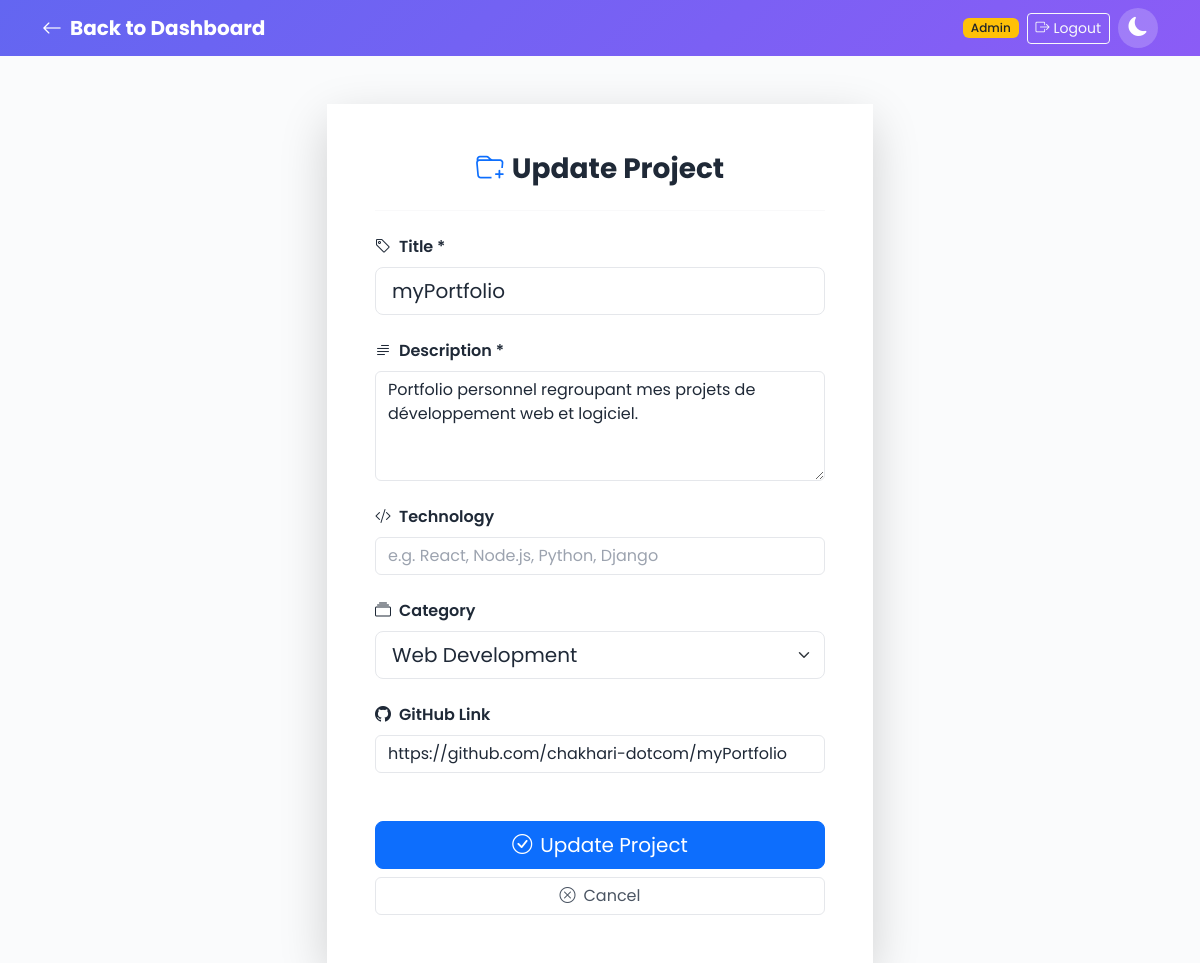
The app's page /admin-panel/projects/9/edit/ (signed in) with its own data.
### base/models.py (models this page shows, shortened)
class Project(models.Model):
    title = models.CharField(max_length=200)
    description = models.TextField(blank=True)
    category = models.CharField(max_length=100, blank=True)
    technology = models.CharField(max_length=200, blank=True)
    github_link = models.URLField(blank=True)
    image = models.ImageField(upload_to='projects/', blank=True, null=True)
    created = models.DateTimeField(auto_now_add=True, null=True)
    class Meta:
        ordering = ['-created']

### base/views.py (the view, shortened to what this page needs)
# urls.py: path('admin-panel/projects/<int:pk>/edit/', views.project_update, name='project_update'),
@login_required(login_url='login')
@user_passes_test(is_admin, login_url='login')
def project_update(request, pk):
    project = get_object_or_404(Project, pk=pk)
    return render(request, 'base/project_form.html', {'action': 'Update', 'project': project})

### base/views.py (called while the page is built)
def is_admin(user):
    return user.is_superuser or user.is_staff

### base/templates/base/project_form.html (shortened to what this page needs)
{% load static %}
<!DOCTYPE html>
<html lang="en">
<head>
    <link href="https://cdn.jsdelivr.net/npm/bootstrap@5.3.0/dist/css/bootstrap.min.css" rel="stylesheet">
    <link rel="stylesheet" href="https://cdn.jsdelivr.net/npm/bootstrap-icons@1.11.0/font/bootstrap-icons.min.css">
    <link rel="stylesheet" type="text/css" href="{% static 'css/main.css' %}">
</head>
<body>
<nav class="navbar navbar-dark bg-gradient">
    <div class="container">
        <a class="navbar-brand fw-bold" href="{% url 'admin_dashboard' %}">
            <i class="bi bi-arrow-left me-2"></i>Back to Dashboard
        </a>
        <div class="d-flex align-items-center gap-2">
            <span class="badge bg-warning text-dark">Admin</span>
            <a href="{% url 'logout' %}" class="btn btn-outline-light btn-sm">
                <i class="bi bi-box-arrow-right me-1"></i>Logout
            </a>
            <button class="theme-toggle" onclick="toggleTheme()" title="Toggle Dark Mode">
                <i class="bi bi-moon-fill" id="theme-icon"></i>
            </button>
        </div>
    </div>
</nav>
<div class="container mt-5">
    <div class="row justify-content-center">
        <div class="col-md-8 col-lg-6">
            <div class="card border-0 shadow-lg rounded-4">
                <div class="card-body p-5">
                    <h3 class="fw-bold text-center mb-4">
                        <i class="bi bi-folder-plus me-2 text-primary"></i>{{ action }} Project
                    </h3>
                    <hr>
                    <form method="POST" class="mt-4">
                        <div class="mb-4">
                            <label class="form-label fw-semibold"><i class="bi bi-tag me-2"></i>Title *</label>
                            <input type="text" name="title" class="form-control form-control-lg"
                                value="{{ project.title|default:'' }}"
                                placeholder="Enter project title" required>
                        </div>
                        <div class="mb-4">
                            <label class="form-label fw-semibold"><i class="bi bi-text-paragraph me-2"></i>Description *</label>
                            <textarea name="description" class="form-control" rows="4"
                                placeholder="Describe your project...">{{ project.description|default:'' }}</textarea>
                        </div>
                        <div class="mb-4">
                            <label class="form-label fw-semibold"><i class="bi bi-code-slash me-2"></i>Technology</label>
                            <input type="text" name="technology" class="form-control"
                                value="{{ project.technology|default:'' }}"
                                placeholder="e.g. React, Node.js, Python, Django">
                        </div>
                        <div class="mb-4">
                            <label class="form-label fw-semibold"><i class="bi bi-collection me-2"></i>Category</label>
                            <select name="category" class="form-select form-select-lg">
                                <option value="Web Development" {% if project.category == 'Web Development' %}selected{% endif %}>Web Development</option>
                            </select>
                        </div>
                        <div class="mb-4">
                            <label class="form-label fw-semibold"><i class="bi bi-github me-2"></i>GitHub Link</label>
                            <input type="url" name="github_link" class="form-control"
                                value="{{ project.github_link|default:'' }}"
                                placeholder="https://github.com/chakhari-dotcom/...">
                        </div>
                        <div class="d-grid gap-2 mt-5">
                            <button type="submit" class="btn btn-primary btn-lg">
                                <i class="bi bi-check-circle me-2"></i>{{ action }} Project
                            </button>
                            <a href="{% url 'admin_dashboard' %}" class="btn btn-outline-secondary">
                                <i class="bi bi-x-circle me-2"></i>Cancel
                            </a>
                        </div>
                    </form>
                </div>
            </div>
        </div>
    </div>
</div>
</body>
</html>

### staticfiles/css/main.css (style rules this page uses)
:root { --bg-primary: #fafbfc; --bg-secondary: #f3f4f6; --bg-card: #ffffff; --text-primary: #1f2937; --text-secondary: #4b5563; --text-muted: #9ca3af; --border-color: #e5e7eb; --accent-primary: #6366f1; --accent-secondary: #8b5cf6; --shadow-color: rgba(0, 0, 0, 0.06); --navbar-bg: linear-gradient(135deg, #6366f1 0%, #8b5cf6 100%); --footer-bg: linear-gradient(135deg, #1f2937 0%, #111827 100%); --hero-bg: linear-gradient(135deg, #fafbfc 0%, #f3f4f6 100%); }
body { font-family: 'Poppins', sans-serif; background-color: var(--bg-primary); color: var(--text-primary); }
.card { background-color: var(--bg-card); border-color: var(--border-color); color: var(--text-primary); }
.card-body { background-color: var(--bg-card); color: var(--text-primary); }
h1, h2, h3, h4, h5, h6, .h1, .h2, .h3, .h4, .h5, .h6 { color: var(--text-primary); }
hr { border-color: var(--border-color); }
a { color: var(--accent-primary); }
.bg-gradient { background: var(--navbar-bg) !important; }
.theme-toggle { background: rgba(255, 255, 255, 0.2); border: none; border-radius: 50%; width: 40px; height: 40px; display: flex; align-items: center; justify-content: center; cursor: pointer; transition: all 0.3s ease; }
.theme-toggle i { color: white; font-size: 1.2rem; }
.rounded-4 { border-radius: 1rem; }
.badge { font-weight: 500; }
html { scroll-behavior: smooth; }
.form-control, .form-select { background-color: var(--bg-card); border-color: var(--border-color); color: var(--text-primary); }
.form-label { color: var(--text-primary); }
.form-control::placeholder { color: var(--text-muted); }
.btn-outline-secondary { color: var(--text-secondary); border-color: var(--border-color); }

### records on screen
Project: title "myPortfolio", description "Portfolio personnel regroupant mes projets de développement web et logiciel.", github_link "https://github.com/chakhari-dotcom/myPortfolio"

### other values on screen
{{ action }} "Update"
